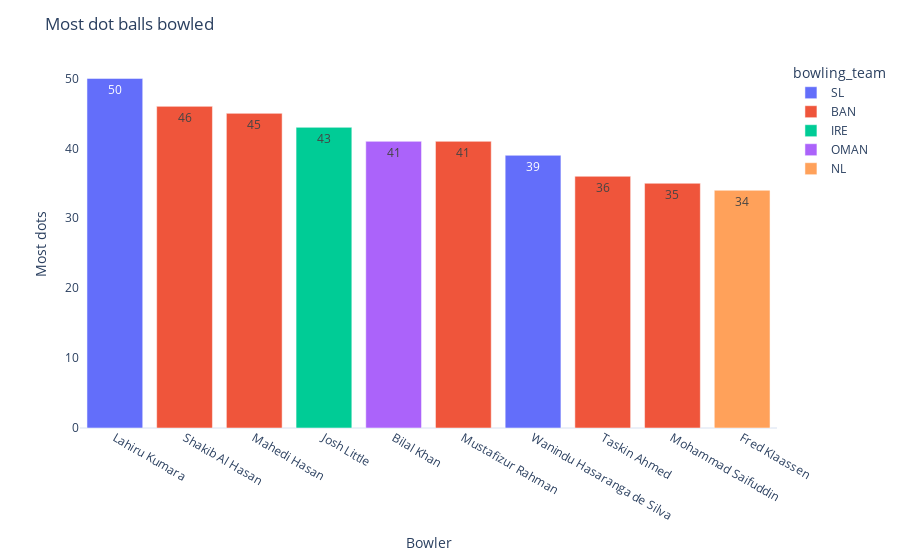

Notebook source saved alongside this figure:
### Code cell
plot_bowling_chart('Most dot balls bowled','dots','Most dots')

### Figure 1 — Plotly figure (JSON) as saved in the notebook; plotly's stock layout.template omitted (floating-point values rounded to 4 significant figures)
{"data": [{"alignmentgroup": "True", "hovertemplate": "bowling_team=SL<br>fullName=%{x}<br>Most dots=%{text}<extra></extra>", "legendgroup": "SL", "marker": {"color": "#636efa", "pattern": {"shape": ""}}, "name": "SL", "offsetgroup": "SL", "orientation": "v", "showlegend": true, "text": [50, 39], "textposition": "auto", "type": "bar", "x": ["Lahiru Kumara", "Wanindu Hasaranga de Silva"], "xaxis": "x", "y": [50, 39], "yaxis": "y"}, {"alignmentgroup": "True", "hovertemplate": "bowling_team=BAN<br>fullName=%{x}<br>Most dots=%{text}<extra></extra>", "legendgroup": "BAN", "marker": {"color": "#EF553B", "pattern": {"shape": ""}}, "name": "BAN", "offsetgroup": "BAN", "orientation": "v", "showlegend": true, "text": [46, 45, 41, 36, 35], "textposition": "auto", "type": "bar", "x": ["Shakib Al Hasan", "Mahedi Hasan", "Mustafizur Rahman", "Taskin Ahmed", "Mohammad Saifuddin"], "xaxis": "x", "y": [46, 45, 41, 36, 35], "yaxis": "y"}, {"alignmentgroup": "True", "hovertemplate": "bowling_team=IRE<br>fullName=%{x}<br>Most dots=%{text}<extra></extra>", "legendgroup": "IRE", "marker": {"color": "#00cc96", "pattern": {"shape": ""}}, "name": "IRE", "offsetgroup": "IRE", "orientation": "v", "showlegend": true, "text": [43], "textposition": "auto", "type": "bar", "x": ["Josh Little"], "xaxis": "x", "y": [43], "yaxis": "y"}, {"alignmentgroup": "True", "hovertemplate": "bowling_team=OMAN<br>fullName=%{x}<br>Most dots=%{text}<extra></extra>", "legendgroup": "OMAN", "marker": {"color": "#ab63fa", "pattern": {"shape": ""}}, "name": "OMAN", "offsetgroup": "OMAN", "orientation": "v", "showlegend": true, "text": [41], "textposition": "auto", "type": "bar", "x": ["Bilal Khan"], "xaxis": "x", "y": [41], "yaxis": "y"}, {"alignmentgroup": "True", "hovertemplate": "bowling_team=NL<br>fullName=%{x}<br>Most dots=%{text}<extra></extra>", "legendgroup": "NL", "marker": {"color": "#FFA15A", "pattern": {"shape": ""}}, "name": "NL", "offsetgroup": "NL", "orientation": "v", "showlegend": true, "text": [34], "textposition": "auto", "type": "bar", "x": ["Fred Klaassen"], "xaxis": "x", "y": [34], "yaxis": "y"}], "layout": {"barmode": "relative", "legend": {"title": {"text": "bowling_team"}, "tracegroupgap": 0}, "margin": {"t": 60}, "title": {"text": "Most dot balls bowled"}, "xaxis": {"anchor": "y", "categoryarray": ["Lahiru Kumara", "Shakib Al Hasan", "Mahedi Hasan", "Josh Little", "Bilal Khan", "Mustafizur Rahman", "Wanindu Hasaranga de Silva", "Taskin Ahmed", "Mohammad Saifuddin", "Fred Klaassen"], "categoryorder": "array", "domain": [0, 1], "showgrid": false, "title": {"text": "Bowler"}}, "yaxis": {"anchor": "x", "domain": [0, 1], "showgrid": false, "title": {"text": "Most dots"}}}}
